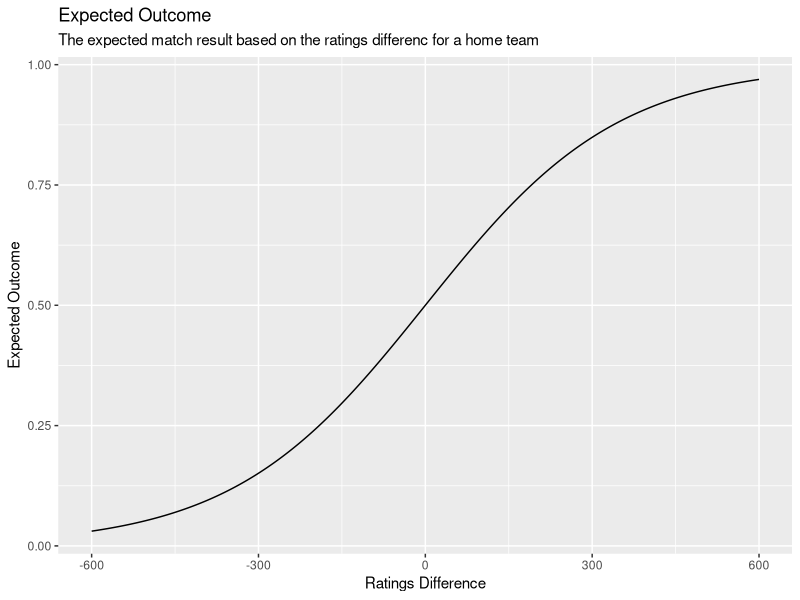

This chart was generated by the following R code:
## ---- chunk 1
library(tidyverse)

f <- function(x) {
    1 / (1 + 10^(-x / 400))
}

f(-600:600) %>% 
    enframe() %>%
    mutate(x = -600:600) %>% 
    ggplot(aes(x, value)) +
    geom_line() +
    labs(title = "Expected Outcome",
         subtitle = "The expected match result based on the ratings differenc for a home team",
         x = "Ratings Difference",
         y = "Expected Outcome")
## ---- chunk 2
knitr::opts_chunk$set(echo = TRUE)
